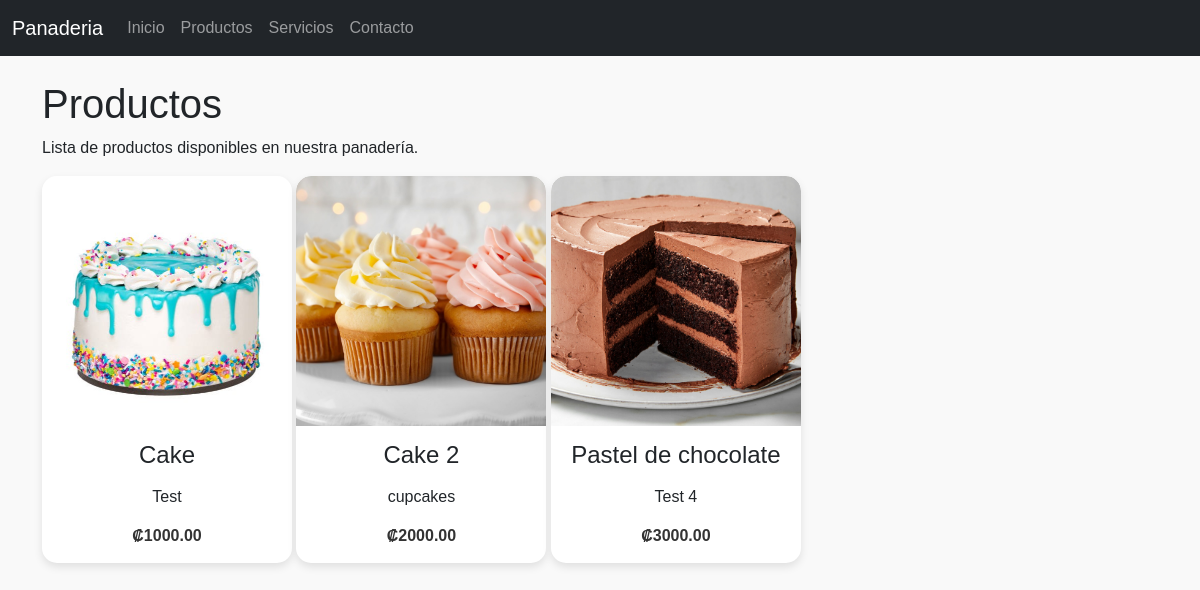
/productos/, run on the app's committed database.
### ProyectoMenu/models.py (models this page shows, shortened)
class Product(models.Model):
    name = models.CharField(max_length=100)
    description = models.TextField()
    price = models.DecimalField(max_digits=10, decimal_places=2)
    image = models.ImageField(upload_to='products/')

### ProyectoMenu/views.py (the view)
# urls.py: path('productos/', views.productos, name='productos'),
def productos(request):
    products = Product.objects.all()
    return render(request, 'paginas/productos.html', {'products': products})
    return render(request, 'base.html')

### ProyectoMenu/templates/paginas/productos.html (shortened to what this page needs)
{% extends 'base.html' %}
{% load static %}
{% block contenido %}
    <div class="container mt-4">
        <h1>Productos</h1>
        <p>Lista de productos disponibles en nuestra panadería.</p>
        <section class="productos">
            {% for product in products %}
            <div class="product-card">
                <img src="{{ product.image.url }}" alt="{{ product.name }}">
                <h2>{{ product.name }}</h2>
                <p>{{ product.description }}</p>
                <p class="price">₡{{ product.price }}</p>
            </div>
            {% endfor %}
        </section>
    </div>
{% endblock %}

### ProyectoMenu/static/styles/custom.css (style rules this page uses)
body { font-family: Arial, sans-serif; margin: 0; padding: 0; background-color: #f9f9f9; }
.product-card { display: inline-block; background-color: #fff; border-radius: 15px; box-shadow: 0 4px 8px rgba(0, 0, 0, 0.1); max-width: 300px; transition: transform 0.2s; text-align: center; overflow: hidden; position: relative; }
.product-card img { border-radius: 15px 15px 0 0; width: 250px; height: 250px; object-fit: cover; object-position: center; display: block; }
.product-card h2 { font-size: 1.5em; margin: 15px; }
.product-card p { margin: 0 15px 15px; }
.product-card .price { font-weight: bold; color: #333; margin: 0 15px 15px; }

### data on the page
Product: image (picture), name "Cake", description "Test", price "1000.00"
Product: image (picture), name "Cake 2", description "cupcakes", price "2000.00"
Product: image (picture), name "Pastel de chocolate", description "Test 4", price "3000.00"
